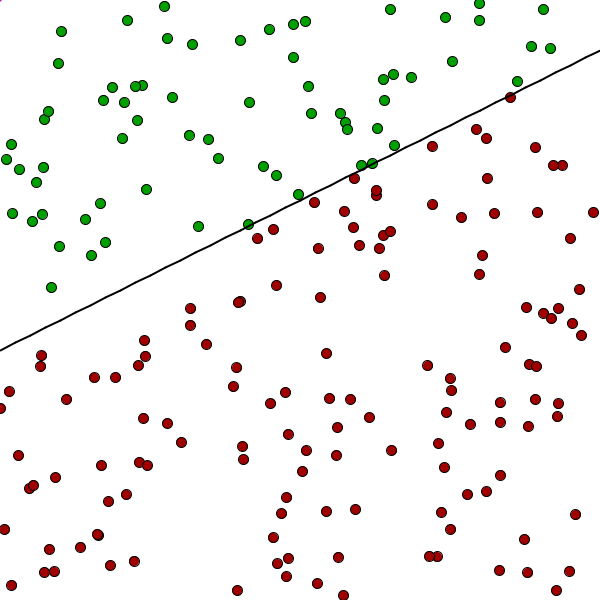
Frame 1 (no input)
Frame 60 (the mouse pressed at the canvas centre just before this capture): identical to frame 1, image omitted
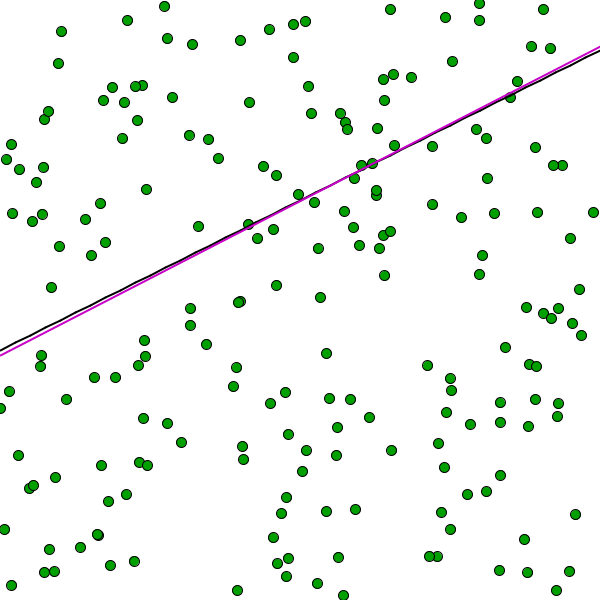
Frame 120 (the mouse held since frame 60 and released just before this capture)

The Processing sketch that drew these frames (run headless with seeded random() and noise(); from frame 60 on, the mouse is pressed at the canvas centre):

// Processing sketch: singleNeuron
// ── singleNeuron.pde
private float dotx[];
private float doty[];

private int step;

Perceptron p1;

void setup() {
  size(600, 600);
  //fullScreen();
  p1 = new Perceptron(0.000001);

  step = 30;

  dotx = new float[200];
  doty = new float[dotx.length];
  for (int i = 0; i <dotx.length; i++) {
    dotx[i] = random(-width, width);
    doty[i] = random(-height, height);
  }

  frameRate(20);
}

void draw() {
  background(255);

  stroke(0);
  strokeWeight(1);
  //noStroke();
  //noSmooth();
  for (int i = 0; i < dotx.length; i++) {
    if (mousePressed) {
      if (func(dotx[i]) > doty[i])
        p1.train(new float[]{dotx[i], doty[i]}, -1);
      else if (func(dotx[i]) < doty[i])
        p1.train(new float[]{dotx[i], doty[i]}, 1);
    }

    if ((func(dotx[i]) > doty[i] && p1.result(new float[]{dotx[i], doty[i]}) == -1)
      || (func(dotx[i]) < doty[i] && p1.result(new float[]{dotx[i], doty[i]}) == 1)) 
      fill(0, 160, 0);
    else 
    fill(160, 0, 0);


    ellipse(map(dotx[i], -width, width, 0, width), 
      map(doty[i], -height, height, height, 0), 10, 10);
  }
  strokeWeight(2);
  for (int i = -width; i < width; i += step) {
    float x1 = map(i, -width, width, 0, width);
    float x2 = map(i + step, -width, width, 0, width);
    float y1 = map(func(i), -height, height, height, 0);
    float y2 = map(func(i + step), -height, height, height, 0);
    //line(i, func(i), i + step, func(i + step));
    line(x1, y1, x2, y2);
  }

  float x1 = 0, x2 = 0, y1 = 0, y2 = 0;
  int prew = p1.result(new float[]{-width, -height});
  for (int i = -height; i < height; i += 2) {
    if (p1.result(new float[]{-width, i}) != prew) {
      x1 = map(-width, -width, width, 0, width);
      y1 = map(i, -height, height, height, 0);
      break;
    }
  }
  prew = p1.result(new float[]{width, -height});
  for (int i = -height; i < height; i += 2) {
    if (p1.result(new float[]{width, i}) != prew) {
      x2 = map(width, -width, width, 0, width);
      y2 = map(i, -height, height, height, 0);
      break;
    }
  }

  prew = p1.result(new float[]{-width, -height});
  for (int i = -width; i < width; i += 2) {
    if (p1.result(new float[]{i, -height}) != prew) {
      x1 = map(i, -width, width, 0, width);
      y1 = map(-height, -height, height, height, 0);
      break;
    }
  }
  prew = p1.result(new float[]{-width, height});
  for (int i = -width; i < width; i += 2) {
    if (p1.result(new float[]{i, height}) != prew) {
      x2 = map(i, -width, width, 0, width);
      y2 = map(height, -height, height, height, 0);
      break;
    }
  }
  stroke(200, 0, 200);
  line(x1, y1, x2, y2);
}

void mousePressed() {
  if (mouseButton == RIGHT) {
    p1 = new Perceptron(0.000001);
  }
}

float func(float x) {
  //return x * x / 80 ;
  return x / 2 + 200;
}

// ── Perceptron.pde
class Perceptron {

  float[] ws;
  float rate;
  float bias = 600.0;
  float wb;

  Perceptron(float[] _ws, float _rate) {
    rate = _rate;
    ws = new float[_ws.length];
    for (int i = 0; i < _ws.length; i++) {
      ws[i] = _ws[i];
    }
    wb = random(-1, 1);
  }

  Perceptron(float _rate) {
    rate = _rate;
    ws = new float[2];
    for (int i = 0; i < ws.length; i++) {
      ws[i] = random(-1, 1);
    }
    wb = random(-1, 1);
  }

  void train(float[] inp, int targ) {
    int r = result(inp);
    int err = targ - r;
    for (int i = 0; i < ws.length; i++) {
      ws[i] += err * inp[i] * rate;
    }
    wb += err * bias * rate;
  }

  int result(float[] inp) {
    float sum = 0.0;
    for (int i = 0; i < ws.length; i++) {
      sum += inp[i] * ws[i];
    }
    sum += wb * bias;

    return funcA(sum);
  }

  private int funcA(float s) {
    if (s <= 0)
      return -1;
    else
      return 1;
  }
}
